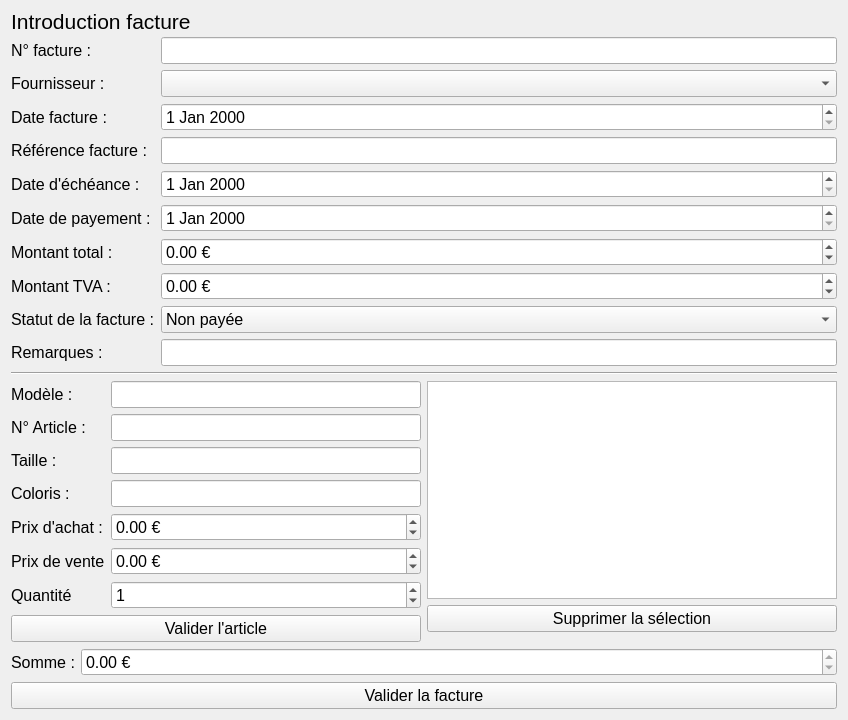
<?xml version="1.0" encoding="UTF-8"?>
<ui version="4.0">
 <class>IntroFactWindow</class>
 <widget class="QWidget" name="IntroFactWindow">
  <property name="geometry">
   <rect>
    <x>0</x>
    <y>0</y>
    <width>848</width>
    <height>681</height>
   </rect>
  </property>
  <property name="font">
   <font>
    <pointsize>12</pointsize>
   </font>
  </property>
  <property name="cursor">
   <cursorShape>ArrowCursor</cursorShape>
  </property>
  <property name="windowTitle">
   <string>Form</string>
  </property>
  <layout class="QVBoxLayout" name="verticalLayout">
   <item>
    <widget class="QLabel" name="label">
     <property name="maximumSize">
      <size>
       <width>16777215</width>
       <height>20</height>
      </size>
     </property>
     <property name="font">
      <font>
       <pointsize>16</pointsize>
      </font>
     </property>
     <property name="text">
      <string>Introduction facture</string>
     </property>
    </widget>
   </item>
   <item>
    <layout class="QFormLayout" name="formLayout">
     <property name="fieldGrowthPolicy">
      <enum>QFormLayout::AllNonFixedFieldsGrow</enum>
     </property>
     <item row="0" column="0">
      <widget class="QLabel" name="nFactureLabel">
       <property name="text">
        <string>N° facture :</string>
       </property>
      </widget>
     </item>
     <item row="0" column="1">
      <widget class="QLineEdit" name="nFactureLineEdit"/>
     </item>
     <item row="1" column="0">
      <widget class="QLabel" name="fournisseurLabel">
       <property name="text">
        <string>Fournisseur :</string>
       </property>
      </widget>
     </item>
     <item row="1" column="1">
      <widget class="QComboBox" name="fournisseurComboBox"/>
     </item>
     <item row="2" column="0">
      <widget class="QLabel" name="dateFactureLabel">
       <property name="text">
        <string>Date facture :</string>
       </property>
      </widget>
     </item>
     <item row="2" column="1">
      <widget class="QDateEdit" name="dateFactureDateEdit"/>
     </item>
     <item row="3" column="0">
      <widget class="QLabel" name="rFRenceFactureLabel">
       <property name="text">
        <string>Référence facture :</string>
       </property>
      </widget>
     </item>
     <item row="3" column="1">
      <widget class="QLineEdit" name="rFRenceFactureLineEdit"/>
     </item>
     <item row="4" column="0">
      <widget class="QLabel" name="dateDChAnceLabel">
       <property name="text">
        <string>Date d'échéance :</string>
       </property>
      </widget>
     </item>
     <item row="4" column="1">
      <widget class="QDateEdit" name="dateDChAnceDateEdit"/>
     </item>
     <item row="5" column="0">
      <widget class="QLabel" name="dateDePayementLabel">
       <property name="text">
        <string>Date de payement :</string>
       </property>
      </widget>
     </item>
     <item row="5" column="1">
      <widget class="QDateEdit" name="dateEdit"/>
     </item>
     <item row="6" column="1">
      <widget class="QDoubleSpinBox" name="montantDoubleSpinBox">
       <property name="suffix">
        <string> €</string>
       </property>
       <property name="minimum">
        <double>-1000000.000000000000000</double>
       </property>
       <property name="maximum">
        <double>1000000.000000000000000</double>
       </property>
      </widget>
     </item>
     <item row="7" column="0">
      <widget class="QLabel" name="montantTVALabel">
       <property name="text">
        <string>Montant TVA :</string>
       </property>
      </widget>
     </item>
     <item row="7" column="1">
      <widget class="QDoubleSpinBox" name="doubleSpinBox">
       <property name="suffix">
        <string> €</string>
       </property>
       <property name="minimum">
        <double>-1000000.000000000000000</double>
       </property>
       <property name="maximum">
        <double>1000000.000000000000000</double>
       </property>
      </widget>
     </item>
     <item row="8" column="0">
      <widget class="QLabel" name="statutDeLaFactureLabel">
       <property name="text">
        <string>Statut de la facture :</string>
       </property>
      </widget>
     </item>
     <item row="8" column="1">
      <widget class="QComboBox" name="statutDeLaFactureComboBox">
       <item>
        <property name="text">
         <string>Non payée</string>
        </property>
       </item>
       <item>
        <property name="text">
         <string>Payée en caisse</string>
        </property>
       </item>
       <item>
        <property name="text">
         <string>Payée par banque</string>
        </property>
       </item>
       <item>
        <property name="text">
         <string>Contestée</string>
        </property>
       </item>
      </widget>
     </item>
     <item row="9" column="0">
      <widget class="QLabel" name="remarquesLabel">
       <property name="text">
        <string>Remarques :</string>
       </property>
      </widget>
     </item>
     <item row="9" column="1">
      <widget class="QLineEdit" name="remarquesLineEdit"/>
     </item>
     <item row="6" column="0">
      <widget class="QLabel" name="montantLabel">
       <property name="text">
        <string>Montant total :</string>
       </property>
      </widget>
     </item>
    </layout>
   </item>
   <item>
    <widget class="Line" name="line">
     <property name="orientation">
      <enum>Qt::Horizontal</enum>
     </property>
    </widget>
   </item>
   <item>
    <layout class="QHBoxLayout" name="horizontalLayout">
     <property name="leftMargin">
      <number>0</number>
     </property>
     <property name="bottomMargin">
      <number>0</number>
     </property>
     <item>
      <layout class="QVBoxLayout" name="verticalLayout_2">
       <property name="leftMargin">
        <number>0</number>
       </property>
       <property name="topMargin">
        <number>0</number>
       </property>
       <property name="bottomMargin">
        <number>0</number>
       </property>
       <item>
        <layout class="QFormLayout" name="formLayout_2">
         <property name="fieldGrowthPolicy">
          <enum>QFormLayout::AllNonFixedFieldsGrow</enum>
         </property>
         <property name="leftMargin">
          <number>0</number>
         </property>
         <item row="0" column="0">
          <widget class="QLabel" name="modLeLabel">
           <property name="text">
            <string>Modèle :</string>
           </property>
          </widget>
         </item>
         <item row="0" column="1">
          <widget class="QLineEdit" name="modLeLineEdit"/>
         </item>
         <item row="1" column="0">
          <widget class="QLabel" name="nArticleLabel">
           <property name="text">
            <string>N° Article :</string>
           </property>
          </widget>
         </item>
         <item row="1" column="1">
          <widget class="QLineEdit" name="nArticleLineEdit"/>
         </item>
         <item row="2" column="0">
          <widget class="QLabel" name="tailleLabel">
           <property name="text">
            <string>Taille :</string>
           </property>
          </widget>
         </item>
         <item row="2" column="1">
          <widget class="QLineEdit" name="tailleLineEdit"/>
         </item>
         <item row="3" column="0">
          <widget class="QLabel" name="colorisLabel">
           <property name="text">
            <string>Coloris :</string>
           </property>
          </widget>
         </item>
         <item row="3" column="1">
          <widget class="QLineEdit" name="colorisLineEdit"/>
         </item>
         <item row="4" column="0">
          <widget class="QLabel" name="prixDAchatLabel">
           <property name="text">
            <string>Prix d'achat :</string>
           </property>
          </widget>
         </item>
         <item row="5" column="0">
          <widget class="QLabel" name="prixDeVenteLabel">
           <property name="text">
            <string>Prix de vente</string>
           </property>
          </widget>
         </item>
         <item row="5" column="1">
          <widget class="QDoubleSpinBox" name="prixDeVenteDoubleSpinBox">
           <property name="suffix">
            <string> €</string>
           </property>
           <property name="minimum">
            <double>-1000000.000000000000000</double>
           </property>
           <property name="maximum">
            <double>1000000.000000000000000</double>
           </property>
          </widget>
         </item>
         <item row="6" column="0">
          <widget class="QLabel" name="quantitLabel">
           <property name="text">
            <string>Quantité</string>
           </property>
          </widget>
         </item>
         <item row="6" column="1">
          <widget class="QSpinBox" name="quantitSpinBox">
           <property name="suffix">
            <string/>
           </property>
           <property name="prefix">
            <string/>
           </property>
           <property name="minimum">
            <number>-1000</number>
           </property>
           <property name="maximum">
            <number>1000</number>
           </property>
           <property name="value">
            <number>1</number>
           </property>
          </widget>
         </item>
         <item row="4" column="1">
          <widget class="QDoubleSpinBox" name="doubleSpinBox_2">
           <property name="suffix">
            <string> €</string>
           </property>
           <property name="minimum">
            <double>-1000000.000000000000000</double>
           </property>
           <property name="value">
            <double>0.000000000000000</double>
           </property>
          </widget>
         </item>
        </layout>
       </item>
       <item>
        <widget class="QPushButton" name="pushButton">
         <property name="text">
          <string>Valider l'article</string>
         </property>
        </widget>
       </item>
      </layout>
     </item>
     <item>
      <layout class="QVBoxLayout" name="verticalLayout_3">
       <property name="leftMargin">
        <number>0</number>
       </property>
       <property name="topMargin">
        <number>0</number>
       </property>
       <property name="bottomMargin">
        <number>10</number>
       </property>
       <item>
        <widget class="QTableView" name="tableView"/>
       </item>
       <item>
        <widget class="QPushButton" name="pushButton_3">
         <property name="text">
          <string>Supprimer la sélection</string>
         </property>
        </widget>
       </item>
      </layout>
     </item>
    </layout>
   </item>
   <item>
    <layout class="QFormLayout" name="formLayout_3">
     <item row="0" column="0">
      <widget class="QLabel" name="sommeLabel">
       <property name="text">
        <string>Somme :</string>
       </property>
      </widget>
     </item>
     <item row="0" column="1">
      <widget class="QDoubleSpinBox" name="sommeDoubleSpinBox">
       <property name="readOnly">
        <bool>true</bool>
       </property>
       <property name="suffix">
        <string> €</string>
       </property>
       <property name="minimum">
        <double>-1000000.000000000000000</double>
       </property>
       <property name="maximum">
        <double>1000000.000000000000000</double>
       </property>
       <property name="value">
        <double>0.000000000000000</double>
       </property>
      </widget>
     </item>
    </layout>
   </item>
   <item>
    <widget class="QPushButton" name="pushButton_2">
     <property name="text">
      <string>Valider la facture</string>
     </property>
    </widget>
   </item>
  </layout>
 </widget>
 <resources/>
 <connections/>
</ui>
